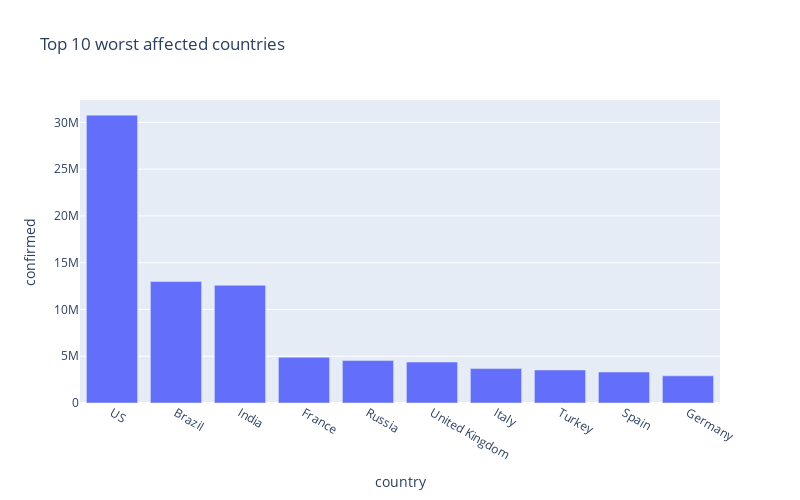

Here is the notebook cell this chart was saved with:
### Markdown cell above
#### Confirmed cases

### Code cell
px.bar(
    country_df.sort_values('confirmed', ascending= False).head(10),
    x = "country",
    y = "confirmed",
    title= "Top 10 worst affected countries",
    height=500,
    width=800
)

### Figure 1 — Plotly figure (JSON) as saved in the notebook; plotly's stock layout.template omitted (floating-point values rounded to 4 significant figures)
{"data": [{"alignmentgroup": "True", "hovertemplate": "country=%{x}<br>confirmed=%{y}<extra></extra>", "legendgroup": "", "marker": {"color": "#636efa"}, "name": "", "offsetgroup": "", "orientation": "v", "showlegend": false, "textposition": "auto", "type": "bar", "x": ["US", "Brazil", "India", "France", "Russia", "United Kingdom", "Italy", "Turkey", "Spain", "Germany"], "xaxis": "x", "y": [30769369, 12984956, 12589067, 4893971, 4538101, 4376560, 3678944, 3529601, 3311325, 2903036], "yaxis": "y"}], "layout": {"barmode": "relative", "height": 500, "legend": {"tracegroupgap": 0}, "title": {"text": "Top 10 worst affected countries"}, "width": 800, "xaxis": {"anchor": "y", "domain": [0, 1], "title": {"text": "country"}}, "yaxis": {"anchor": "x", "domain": [0, 1], "title": {"text": "confirmed"}}}}
